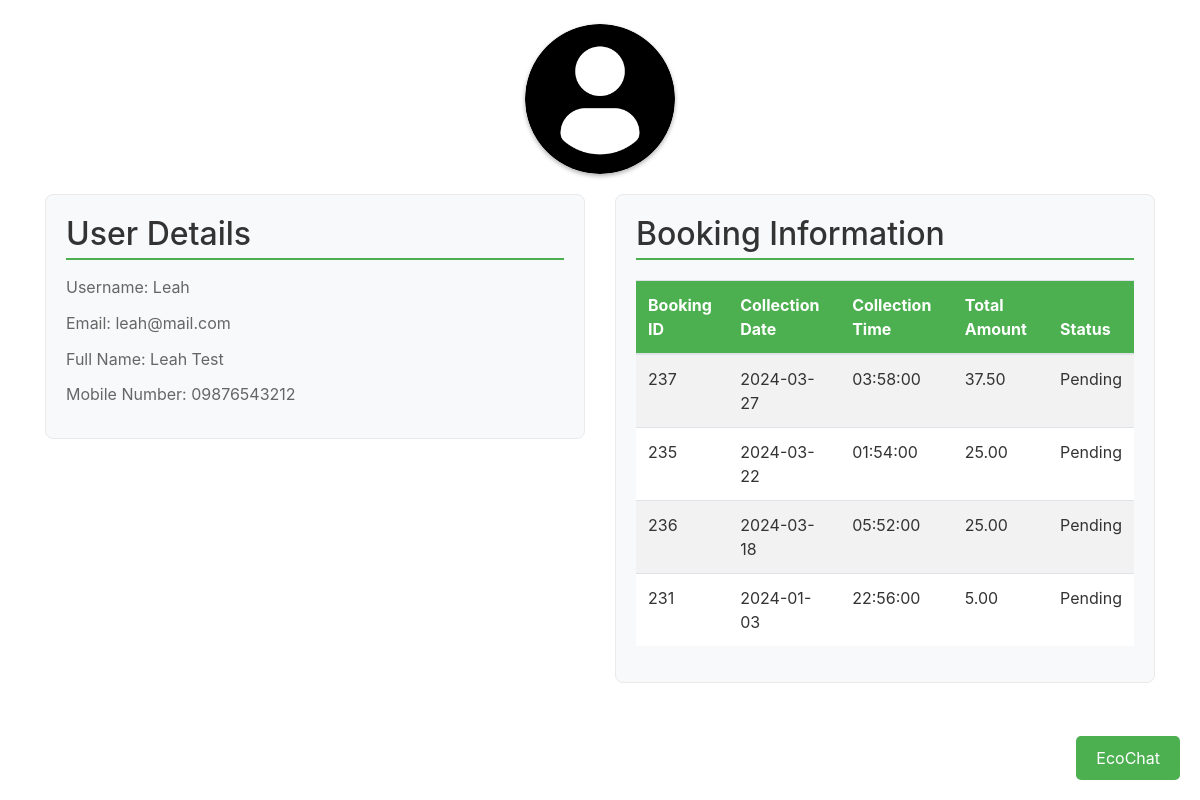
The page /profile.php (signed in) on the database its author committed.
### tables this page shows
CREATE TABLE `users` (
  `user_id` int(11) NOT NULL,
  `username` varchar(50) DEFAULT NULL,
  `password` varchar(50) DEFAULT NULL,
  `email` varchar(50) DEFAULT NULL,
  `full_name` varchar(50) DEFAULT NULL,
  `mobile_number` varchar(11) DEFAULT NULL
);

CREATE TABLE `bookings` (
  `bookings_id` int(11) NOT NULL,
  `user_id` int(11) DEFAULT NULL,
  `collection_date` date DEFAULT NULL,
  `collection_time` time DEFAULT NULL,
  `status` varchar(20) DEFAULT NULL,
  `total_amount` decimal(10,2) DEFAULT NULL,
  `ret_name` varchar(255) DEFAULT NULL
);

### profile.php (the view, shortened to what this page needs)
<?php
include './database/connect.php';
$user_id = $_SESSION['userid'];
$sql_user = "SELECT username, email, full_name, mobile_number FROM users WHERE user_id = ?";
$stmt_user = $conn->prepare($sql_user);
$stmt_user->bind_param("i", $user_id);
$stmt_user->execute();
$user_result = $stmt_user->get_result();
$user_details = $user_result->fetch_assoc();
$sql_bookings = "SELECT bookings_id, collection_date, collection_time, total_amount,status FROM bookings WHERE user_id = ? ORDER BY collection_date DESC, collection_time DESC";
$stmt_bookings = $conn->prepare($sql_bookings);
$stmt_bookings->bind_param("i", $user_id);
$stmt_bookings->execute();
$bookings_result = $stmt_bookings->get_result();
?>
<!DOCTYPE html>
<html>
<head>
    <link rel="stylesheet" type="text/css" href="css/style.css">
    <link rel="stylesheet" href="https://stackpath.bootstrapcdn.com/bootstrap/4.3.1/css/bootstrap.min.css">
</head>
<body>
<div class="retail_container mt-4">
        <img src="images/profile-user.png" class="profile-icon">
        <div class="row">
        <div class="col-md-6">
        <section class="profile-section mb-4">
        <h2>User Details</h2>
        <p>Username: <?php echo htmlspecialchars($user_details['username']); ?></p>
        <p>Email: <?php echo htmlspecialchars($user_details['email']); ?></p>
        <p>Full Name: <?php echo htmlspecialchars($user_details['full_name']); ?></p>
        <p>Mobile Number: <?php echo htmlspecialchars($user_details['mobile_number']); ?></p>
    </section>
        </div>
    <div class="col-md-6">
    <section class="profile-section">
        <h2>Booking Information</h2>
        <div class="responsive-table">
        <?php if ($bookings_result->num_rows > 0): ?>
            <div class="table-responsive">
                    <table class="table table-striped">
                <thead>
                    <tr>
                        <th>Booking ID</th>
                        <th>Collection Date</th>
                        <th>Collection Time</th>
                        <th>Total Amount</th>
                        <th>Status</th>
                    </tr>
                </thead>
                <tbody>
                    <?php while ($booking = $bookings_result->fetch_assoc()): ?>
                        <tr>
                            <td><?php echo htmlspecialchars($booking['bookings_id']); ?></td>
                            <td><?php echo htmlspecialchars($booking['collection_date']); ?></td>
                            <td><?php echo htmlspecialchars($booking['collection_time']); ?></td>
                            <td><?php echo htmlspecialchars($booking['total_amount']); ?></td>
                            <td><?php echo htmlspecialchars($booking['status']); ?></td>
                        </tr>
                    <?php endwhile; ?>
                </tbody>
            </table>
        <?php else: ?>
            <p>No booking details found.</p>
        <?php endif; ?>
        </div>
    </section>
</div>
        </div>
</div>
<button class="chatbot-btn" onclick="toggleChatbot()">EcoChat</button>
</body>
</html>

### css/style.css (style rules this page uses)
* { box-sizing: border-box; margin:0; padding:0; }
body { list-style: none; list-style-type: none; text-decoration: none; font-family: sans-serif; }
.retail_container { width: 100%; padding-right: 15px; padding-left: 15px; margin-right: auto; margin-left: auto; }
@media (min-width: 576px) { .retail_container { max-width: 540px; } }
@media (min-width: 768px) { .retail_container { max-width: 720px; } }
@media (min-width: 992px) { .retail_container { max-width: 960px; } }
@media (min-width: 1200px) { .retail_container { max-width: 1140px; } }
.profile-section { background-color: #f8f9fa; border: 1px solid #eaeaea; border-radius: 8px; padding: 20px; margin-bottom: 30px; }
.profile-section h2 { color: #333; margin-bottom: 15px; border-bottom: 2px solid #4CAF50; padding-bottom: 5px; }
.profile-section p { color: #666; line-height: 1.6; margin-bottom: 10px; }
.table-responsive { margin-top: 20px; }
.table { background-color: #fff; }
.table th { background-color: #4CAF50; color: #fff; }
.table td { color: #333; }
.table-striped tbody tr:nth-of-type(odd) { background-color: #f2f2f2; }
.profile-icon { width: 150px; height: auto; border-radius: 50%; display: block; margin: 0 auto 20px; box-shadow: 0 2px 4px rgba(0, 0, 0, 0.3); }
.chatbot-btn { background: #4CAF50; color: #fff; padding: 10px 20px; border: none; border-radius: 5px; cursor: pointer; outline: none; position: fixed; bottom: 20px; right: 20px; }

### rows shown on the page
users: username "Leah", email "leah@mail.com", full_name "Leah Test", mobile_number "09876543212"
bookings: bookings_id "237", collection_date "2024-03-27", collection_time "03:58:00", total_amount "37.50", status "Pending"
bookings: bookings_id "235", collection_date "2024-03-22", collection_time "01:54:00", total_amount "25.00", status "Pending"
bookings: bookings_id "236", collection_date "2024-03-18", collection_time "05:52:00", total_amount "25.00", status "Pending"
bookings: bookings_id "231", collection_date "2024-01-03", collection_time "22:56:00", total_amount "5.00", status "Pending"
